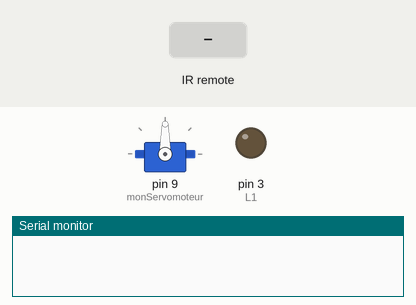
Simulated run of this sketch. Board: Arduino Uno, built with avr-gcc and run on an emulated ATmega328P. On the bench: servo, output pins drawn as LEDs (lit = HIGH), the last lines printed to the serial monitor. The test bench sets the inputs (shaded band).

Above: at 1.2 s.
1.3 s: infrared code 0xFD30CF received
At 2.3 s:
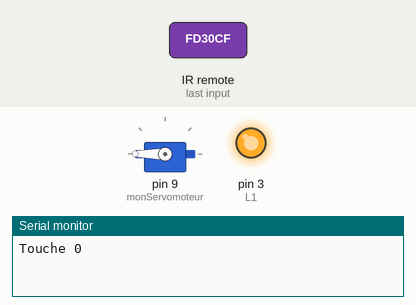
2.8 s: infrared code 0xFD08F7 received
At 3.4 s:
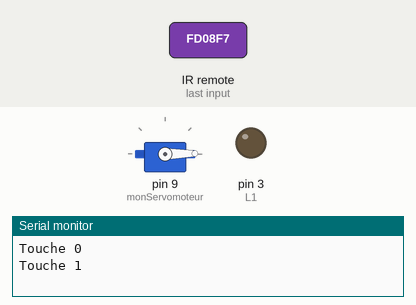
Timing chart, 0 to 5.8 s (numbered marks = the images above; inputs shaded):
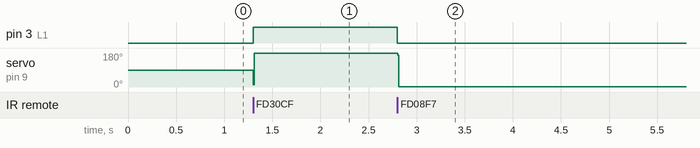

Measured:
- after the input at 1.3 s, pin 3 (L1): LOW → HIGH at once; servo on pin 9 (monServomoteur): 90° → 180° at once
- after the input at 2.8 s, pin 3 (L1): HIGH → LOW at once; servo on pin 9 (monServomoteur): 180° → 1° at once

The sketch:

Eclairage_Manuel.ino
```cpp
#include <Servo.h> //Librairie pour le servomoteur
#include <IRremote.h> //Librairie pour la télécommande

//Broche où récepteur infrarouge est connecté
const char DIN_RECEPTEUR_INFRAROUGE = 2;
//On déclare l'utilisation d'un module infrarouge
IRrecv monRecepteurInfraRouge (DIN_RECEPTEUR_INFRAROUGE);
//Variable pour stocker le message reçu
decode_results messageRecu;

Servo monServomoteur;

int x = 0; //Variable pour blindage
const int L1 = 3; //On relie la Led à l'entrée 3


void setup() {

  // Initialise la communication avec le PC
  Serial.begin(9600);
  //On relie le servomoteur à l'entrée 9
  monServomoteur.attach(9);
  //On active le module infrarouge
  monRecepteurInfraRouge.enableIRIn();
  pinMode(L1, OUTPUT);
}

// Fonction appelée continuellement tant que la carte Arduino est alimentée
void loop() {
  //Fonction jour/OFF
  if (monRecepteurInfraRouge.decode(&messageRecu))//Détecte la présence d'un message sur la transmission
  {
    if (x == 0) //Blindage pour que la fonction OFF ne peux pas être relancée si elle est déjà en place
    {
      if (messageRecu.value == 0xFD30CF)//Si la touche 0 de la télécommande est appuyée (0xHEX)
      {
        Serial.println("Touche 0");//Pour vérifier via le moniteur série que tout va bien
        digitalWrite(L1, HIGH);//On éteint la Led

        for (int position = 0; position <= 180; position++)//Le servomoteur effectue un demi-tour/On ouvre les volets
        {
          monServomoteur.write(position);//Fait bouger le servomoteur progressivement
        }
        x = 1;//Blindage
      }
    }
    if (x == 1)//Blindage pour que la fonction ON ne peux pas être relancée si elle est déjà en place
    {
      if (messageRecu.value == 0xFD08F7)//Si la touche 1 de la télécommande est appuyée (FD08F7 est la touche 1 en HEX)
      {
        Serial.println("Touche 1");//Pour vérifier via le moniteur série que tout va bien
        digitalWrite(L1, LOW);//On allume la Led

        for (int position = 180; position > 0; position--)//Le servomoteur effectue un demi-tour en arrière/On ferme les volets
        {
          monServomoteur.write(position);//Fait bouger le servomoteur progressivement
        }
        x = 0;//Blindage
      }
    }
    delay(500);//On rajoute un délai de 500 ms
    monRecepteurInfraRouge.resume();//On reset la saisie de touches, le récepteur peut reçevoir de nouveaux messages

  }
}
```
